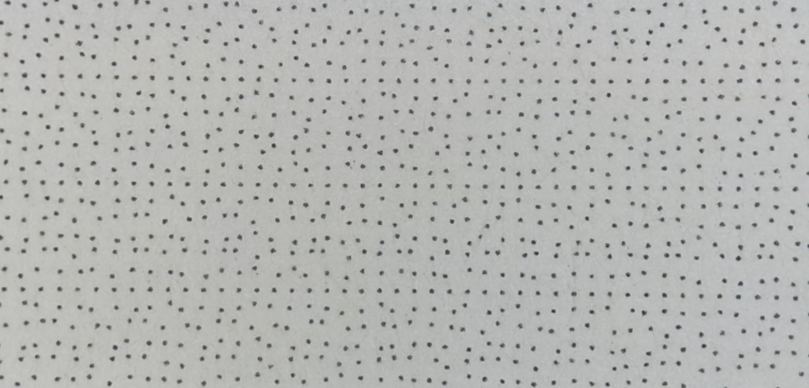
//> input picture Test/imgs/te.PNG, 1618 x 776 px (shown at 1/2 size)
$ ./TEST_HoughP_Line_Detector   (built with g++ and OpenCV 4)
//> lines starting //> are read from the running program, lines starting //| are printed output that depends on the picture; after the words box and inside, x2 and y2 are one past the last pixel; in counts of white or black regions, pixels touching at a corner belong together
#include <opencv2/opencv.hpp>
#include <iostream>

using namespace cv;
using namespace std;

int main() {
    // 이미지 로드
    string PATH = "imgs/te.png";
    Mat src = imread(PATH);
//> src is the input picture: 776 rows x 1618 cols, CV_8UC3; mean B, G, R 179.3, 181.7, 180.5
    double rsizeNum = 0.7;
    resize(src, src, {}, rsizeNum, rsizeNum);
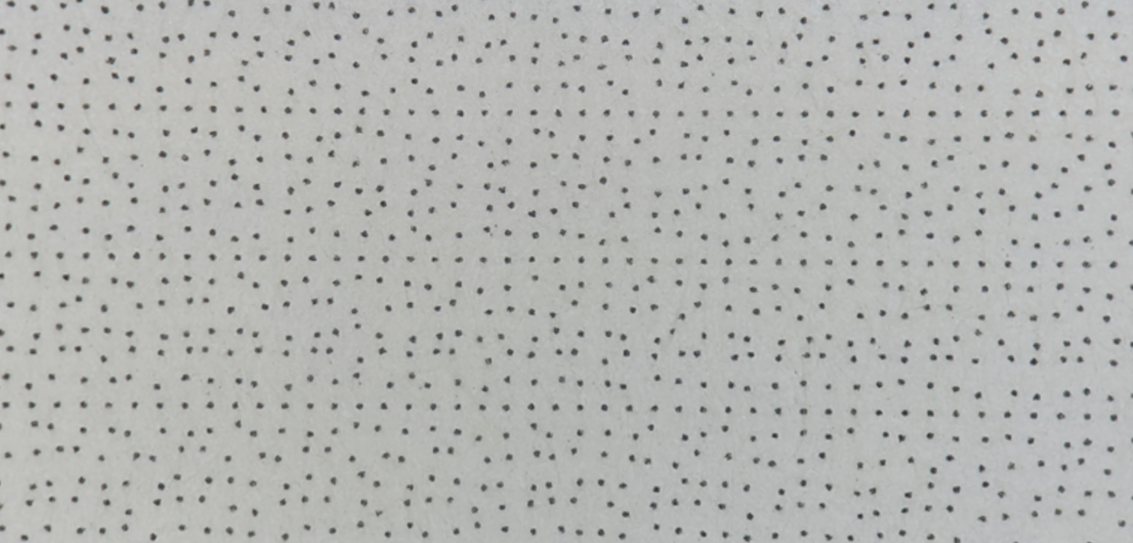
//> src: 543 rows x 1133 cols, CV_8UC3; mean B, G, R 179.2, 181.6, 180.4

    // 그레이스케일로 변환
    Mat gray;
    cvtColor(src, gray, COLOR_BGR2GRAY);

    // 엣지 검출을 위한 캐니 엣지 적용
    Mat edges;
    Canny(gray, edges, 50, 150, 3);
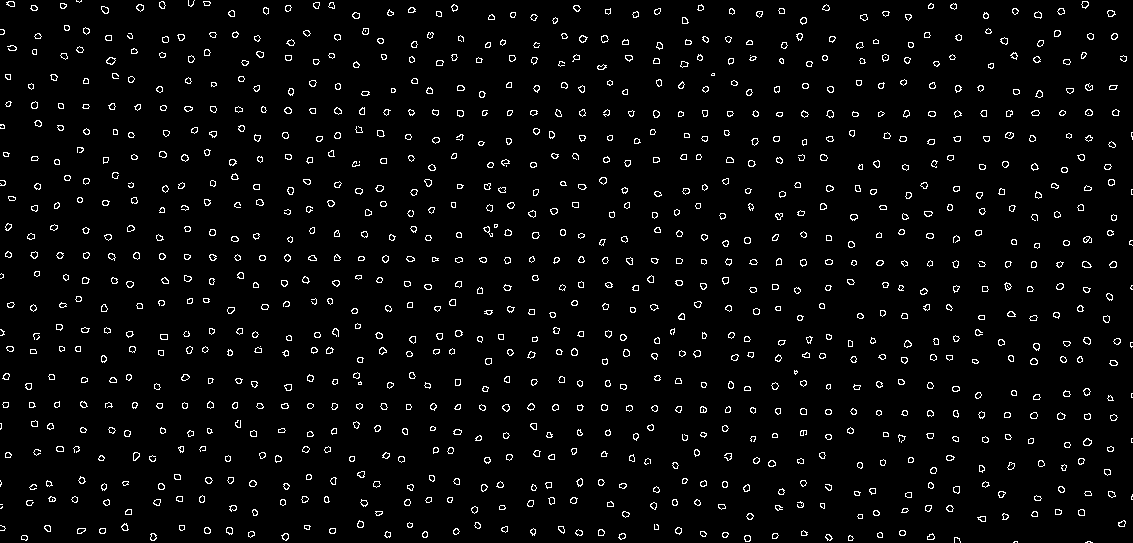
//> edges: 543 rows x 1133 cols, CV_8UC1; 3.5% white in thin lines or dots

    // 프로버빌리티 허프 변환을 이용한 직선 검출
    vector<Vec4i> lines;
    HoughLinesP(edges, lines, 1, CV_PI / 180, 40, 500, 30);
//> lines = 16 lines (x1, y1, x2, y2), first 8: [137, 110, 656, 110], [59, 401, 728, 412], [210, 254, 806, 264], [386, 115, 1118, 115], [286, 254, 1035, 267], [186, 111, 757, 111], [284, 403, 1117, 417], [505, 404, 1114, 414]

    // 검출된 직선 그리기
    for (size_t i = 0; i < lines.size(); i++) {
        Vec4i l = lines[i];
        line(src, Point(l[0], l[1]), Point(l[2], l[3]), Scalar(0, 0, 255), 3, LINE_AA);
    }
//> this loop made 16 passes
//> l on passes 1 to 12: [137, 110, 656, 110], [59, 401, 728, 412], [210, 254, 806, 264], [386, 115, 1118, 115], [286, 254, 1035, 267], [186, 111, 757, 111], [284, 403, 1117, 417], [505, 404, 1114, 414], [213, 112, 1118, 112], [5, 254, 510, 262], [286, 113, 1118, 113], [530, 257, 1115, 267]
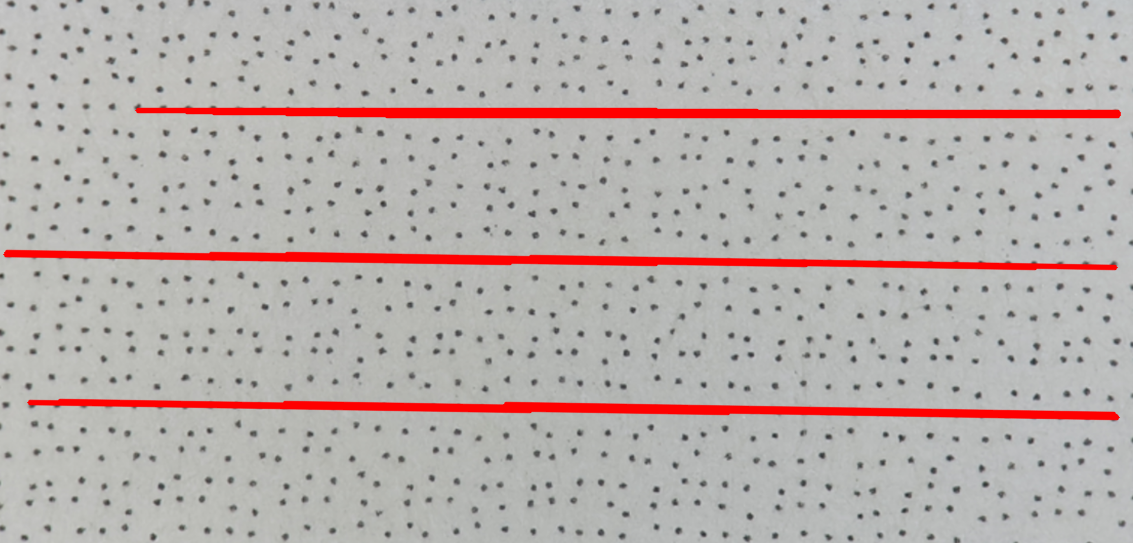
//> src: 543 rows x 1133 cols, CV_8UC3; 5.14% of pixels changed, all inside (x1, y1, x2, y2) = (2, 107, 1122, 421)

    // 결과 이미지 표시
    imshow("Detected Lines - Probabilistic Hough", src);
    waitKey();

    return 0;
}

$ run again, with Test/imgs/dot45.png copied over Test/imgs/te.PNG
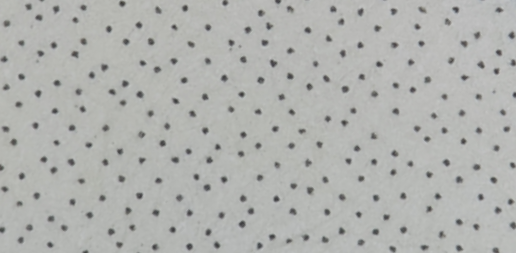
//> input picture Test/imgs/dot45.png, 516 x 253 px
//> src is the input picture: 253 rows x 516 cols, CV_8UC3; mean B, G, R 175.5, 178.4, 177
//> src: 177 rows x 361 cols, CV_8UC3
//> `Canny(gray, edges, 50, 150, 3);`:
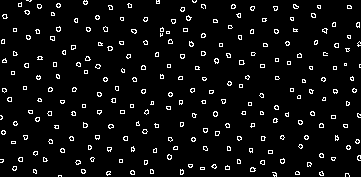
//> edges: 177 rows x 361 cols, CV_8UC1; 5.3% white in thin lines or dots
//> lines = empty

$ run again, with Test/imgs/dot_15.png copied over Test/imgs/te.PNG
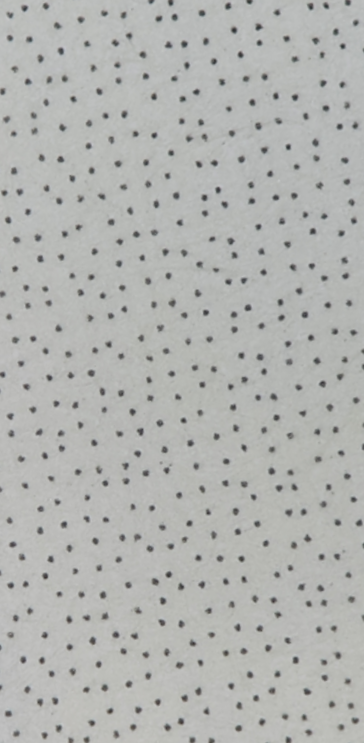
//> input picture Test/imgs/dot_15.png, 364 x 743 px
//> src is the input picture: 743 rows x 364 cols, CV_8UC3; mean B, G, R 177.1, 179.7, 178.4
//> src: 520 rows x 255 cols, CV_8UC3
//> `Canny(gray, edges, 50, 150, 3);`:
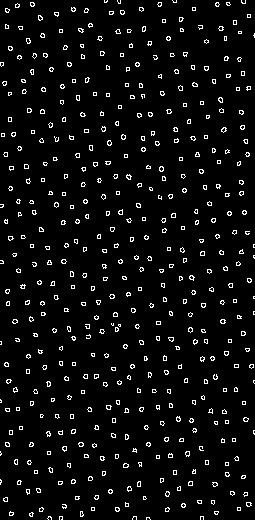
//> edges: 520 rows x 255 cols, CV_8UC1; 5% white in thin lines or dots
//> lines = empty
